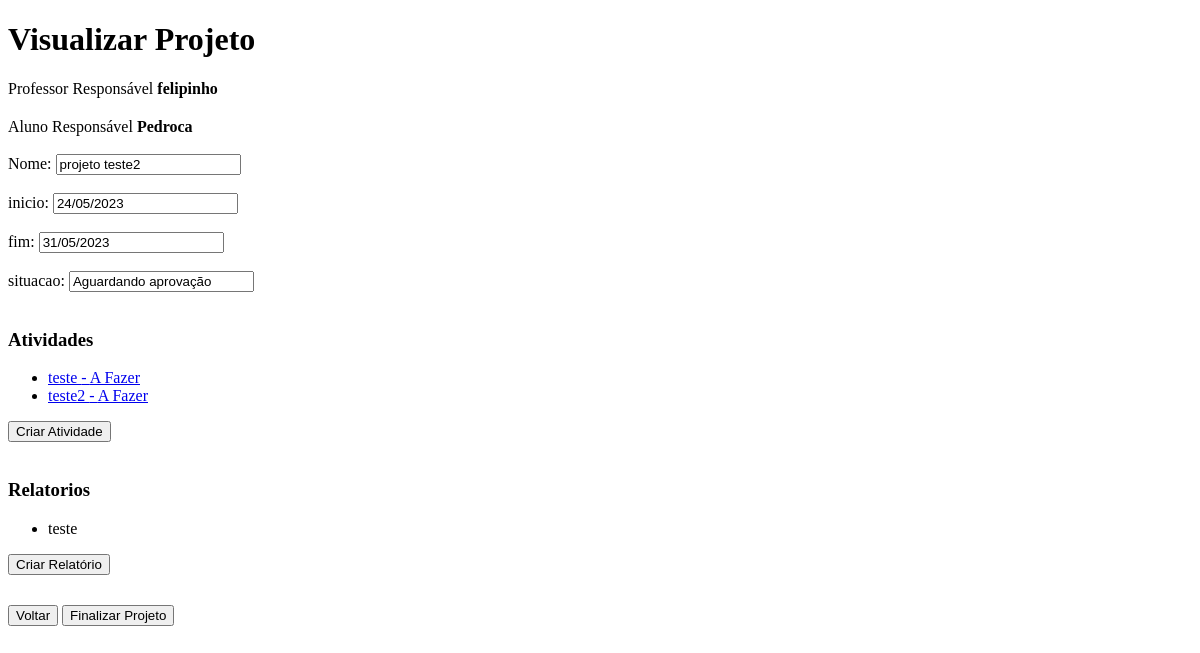
The page /myapp/visualizar-projeto/2/ on the database as committed earlier.
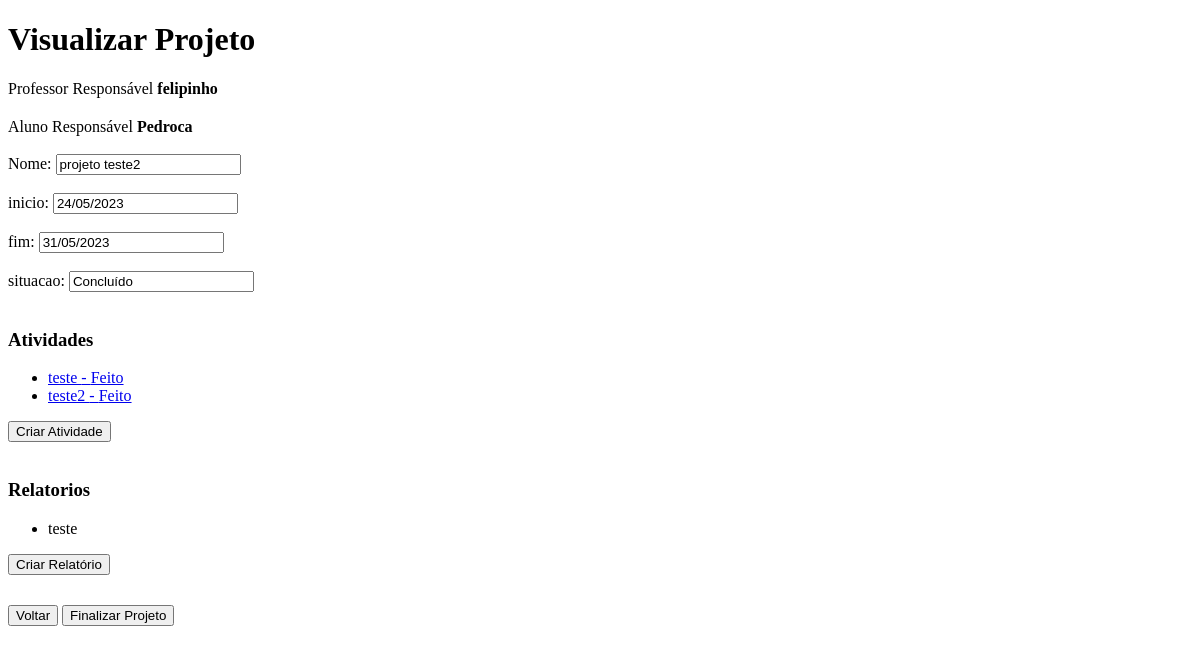
The same page on the database as committed later.
### myapp/models.py (models this page shows, shortened)
class Projeto(models.Model):
    nome = models.CharField(max_length=100)
    inicio = models.DateField()
    fim = models.DateField()
    situacao = models.CharField(max_length=100)
    coordenador = models.ForeignKey(Professor, on_delete=models.CASCADE)
    atividades = models.ManyToManyField(Atividade)
    relatorios = models.ManyToManyField(Relatorio)
    aluno = models.ForeignKey(Aluno, on_delete=models.CASCADE, null=True, blank=True)

class Atividade(models.Model):
    descricao = models.TextField()
    situacao = models.CharField(max_length=20)

class Pessoa(models.Model):
    cpf = models.CharField(max_length=11)
    nome = models.CharField(max_length=100)

### myapp/views.py (the view)
# urls.py: path('visualizar-projeto/<int:projeto_id>/', views.visualizar_projeto, name='visualizar_usuario'),
def visualizar_projeto(request, projeto_id):
    projeto = Projeto.objects.filter(id=projeto_id).first()
    atividades = projeto.atividades.all()
    relatorios = projeto.relatorios.all()
    return render(request, 'adicionar_projeto.html', { 'success': False, 'edit': True, 'projeto': projeto, 'professor': projeto.coordenador, 'atividades': atividades, 'relatorios': relatorios})

### myapp/templates/adicionar_projeto.html (shortened to what this page needs)
<!DOCTYPE html>
<html>
<head>
</head>
<body>
    {% if edit %}
        <h1>Visualizar Projeto</h1>
        <div class="nomeProfessor">Professor Responsável <strong>{{ professor.nome }}</strong></div>
        <div class="nomeAluno">Aluno Responsável <strong>{{ projeto.aluno.nome }}</strong></div>
        <form method="post">
            <label for="nome">Nome:</label>
            <input type="text" id="nome" name="nome" value="{{ projeto.nome }}" readonly><br><br>
            <label for="inicio">inicio:</label>
            <input type="text" id="inicio" name="inicio" value="{{projeto.inicio|date:'d/m/Y'}}" readonly><br><br>
            <label for="fim">fim:</label>
            <input type="text" id="fim" name="fim" value="{{projeto.fim|date:'d/m/Y'}}" readonly><br><br>
            <label for="situacao">situacao:</label>
            <input type="text" id="situacao" name="situacao" value="{{ projeto.situacao }}" readonly><br><br>
            <h3>Atividades</h3>
            <ul>
                {% for atividade in atividades %}
                    <li><a href='/myapp/visualizar-atividade/{{atividade.id}}/projeto/{{projeto.id}}'>{{ atividade.descricao }} - {{ atividade.situacao }}</a></li>
                {% empty %}
                    <li>Nenhuma atividade encontrada.</li>
                {% endfor %}
            </ul>
            <a href='/myapp/projeto/{{projeto.id}}/criar-atividade/'><input type="button" value="Criar Atividade"></a>
            <br /> <br />
            <h3>Relatorios</h3>
            <ul>
                {% for rlt in relatorios %}
                    <li>{{ rlt.descricao }}</li>
                {% empty %}
                    <li>Nenhum Relatório encontrado.</li>
                {% endfor %}
            </ul>
            <a href='/myapp/projeto/{{projeto.id}}/criar-relatorio/'><input type="button" value="Criar Relatório"></a>
            <div style="margin-top: 30px;">
                <a class="mb20" href="/myapp/listar-projetos"><input type="button" value="Voltar"></a>
                <a class="mb20" href="/myapp/projeto/{{projeto.id}}/finalizar"><input type="button" value="Finalizar Projeto"></a>
            </div>
        </form>
    {% endif %}
</body>
</html>

Rows that differ between the two databases and show on the page:
changed Projeto "projeto teste2": situacao "Aguardando aprovação" → "Concluído"
changed Atividade "teste": situacao "A Fazer" → "Feito"
changed Atividade "teste2": situacao "A Fazer" → "Feito"
